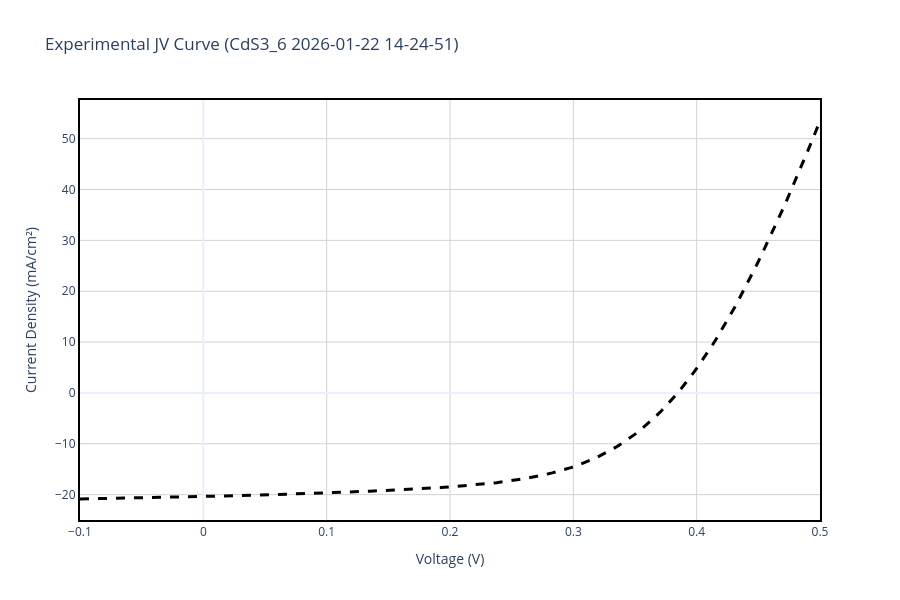

The cell this chart's notebook holds for it:
### Markdown cell above
## Section 2: Experimental Data Reading and Visualization

### Background: The J-V Curve
The current density-voltage (J-V) curve is a fundamental characterization of photovoltaic devices. It shows how the current output of a solar cell varies with applied voltage under steady illumination. Key parameters extracted from the J-V curve include:

- **$V_{oc}$ (Open Circuit Voltage)**: Maximum voltage output when no current flows  
- **$J_{sc}$ (Short Circuit Current Density)**: Maximum current when voltage is zero  
- **$FF$ (Fill Factor)**: Ratio of maximum power to the product of $V_{oc}$ and $J_{sc}$  
- **$\eta$ (Power Conversion Efficiency)**: Percentage of incident solar power converted to electrical power

In this section, we read experimental I-V data from the solar simulator measurements and prepare it for comparison with simulations.

### Code cell
# -------------------------------------------------------------
# PLOT 1: READ EXPERIMENTAL DATA & CONVERT TO JV CURVE
# -------------------------------------------------------------

# File paths (Adjust these to match your actual file names in the folder)
exp_file = "C:/Users/jp_ol/OneDrive/Ambiente de Trabalho/TESE/Data_Analysis/data/CdS3_1/CdS3_1_IV Graph.xlsx"
results_file = "C:/Users/jp_ol/OneDrive/Ambiente de Trabalho/TESE/Data_Analysis/data/CdS3_1/CdS3_1_Results Table.xlsx"

# The specific measurement you want to plot
col_name = "CdS3_6 2026-01-22 14-24-51"

# 1. READ RESULTS TABLE TO CALCULATE EXACT ACTIVE AREA
try:
    results_df = pd.read_excel(results_file, engine='openpyxl')
    
    print(f"📊 Available measurements in Results Table:")
    for i, meas in enumerate(results_df['Measurement'].values):
        print(f"   {i}: {meas}")
    
    # Locate the specific measurement in the Results Table
    target_row = results_df[results_df['Measurement'] == col_name]
    
    if not target_row.empty:
        isc_a = target_row['Isc A'].values[0]
        jsc_ma = target_row['Jsc mA/cm2'].values[0]
        
        # Calculate Active Area: (Isc / Jsc) * 1000
        calculated_area = (isc_a / jsc_ma) * 1000
        print(f"\n✅ Target measurement '{col_name}' found in Results Table.")
        print(f"📐 Dynamically calculated Active Area: {calculated_area:.4f} cm²")
    else:
        print(f"\n⚠️ Measurement '{col_name}' NOT FOUND in Results Table!")
        print(f"   Please update 'col_name' variable to match one of the measurements above.")
        print(f"   Using fallback area: {ACTIVE_AREA_CM2} cm²")
        calculated_area = ACTIVE_AREA_CM2
except Exception as e:
    print(f"❌ Error reading Results Table: {type(e).__name__}: {e}")
    print(f"   Using fallback area: {ACTIVE_AREA_CM2} cm²")
    calculated_area = ACTIVE_AREA_CM2

# 2. READ IV GRAPH & CONVERT TO JV CURVE
exp_df_raw = pd.read_excel(exp_file, header=None)
col_idx = None
for i in range(len(exp_df_raw.columns)):
    if col_name in str(exp_df_raw.iloc[0, i]):
        col_idx = i
        break

if col_idx is None:
    raise ValueError(f"Column '{col_name}' not found in {exp_file}")

# Skip the 1st row (which contains the string headers 'Vmeas' and 'Imeas')
# Row 0: measurement label, Row 1: column type labels, Row 2+: data
v_exp_raw = pd.to_numeric(exp_df_raw.iloc[2:, col_idx], errors='coerce')
i_exp_raw = pd.to_numeric(exp_df_raw.iloc[2:, col_idx + 1], errors='coerce')

# Remove NaN values
valid_mask = pd.notna(v_exp_raw) & pd.notna(i_exp_raw)
v_exp = v_exp_raw[valid_mask].values
i_exp = i_exp_raw[valid_mask].values

# Convert Current (A) to Current Density (mA/cm2) using the dynamically calculated area
j_exp = (i_exp * 1000) / calculated_area

# Invert current if necessary (to match SCAPS typical output or 1st quadrant representation)
if INVERT_EXP_CURRENT:
    j_exp = -j_exp

# Create a clean DataFrame
exp_data = pd.DataFrame({'v(V)': v_exp, 'jtot(mA/cm2)': j_exp}).dropna()

# Apply correction factor to experimental current density from EQE
exp_data['jtot(mA/cm2)'] = exp_data['jtot(mA/cm2)'] * 1.150988311

# 3. PLOT EXPERIMENTAL JV CURVE
fig1 = go.Figure()
fig1.add_trace(go.Scatter(
    x=exp_data['v(V)'], 
    y=exp_data['jtot(mA/cm2)'], 
    mode='lines', name='Experimental (Converted to J)', 
    line=dict(color='black', dash='dash', width=3)
))
fig1.update_xaxes(showline=True, linewidth=2, linecolor='black', mirror=True)
fig1.update_yaxes(showline=True, linewidth=2, linecolor='black', mirror=True)
fig1.update_layout(
    title=f"Experimental JV Curve ({col_name})",
    xaxis_title='Voltage (V)',
    yaxis_title='Current Density (mA/cm²)',
    template='plotly_white', width=900, height=600,
    plot_bgcolor='white',
    xaxis=dict(showgrid=True, gridwidth=1, gridcolor='lightgray'),
    yaxis=dict(showgrid=True, gridwidth=1, gridcolor='lightgray')
)
fig1.show()
fig1.write_image(os.path.join(plots_dir, 'Experimental_JV.png'), width=900, height=600)
print(f"✅ Saved Plot 1 to {plots_dir}/Experimental_JV.png")

### Figure 1 — Plotly figure (JSON) as saved in the notebook; plotly's stock layout.template omitted (floating-point values rounded to 4 significant figures; data arrays with more than 128 entries replaced by an {"elided": "..."} marker saying what was removed)
{"data": [{"line": {"color": "black", "dash": "dash", "width": 3}, "mode": "lines", "name": "Experimental (Converted to J)", "type": "scatter", "x": {"elided": "200 float values"}, "y": {"elided": "200 float values"}}], "layout": {"height": 600, "plot_bgcolor": "white", "title": {"text": "Experimental JV Curve (CdS3_6 2026-01-22 14-24-51)"}, "width": 900, "xaxis": {"gridcolor": "lightgray", "gridwidth": 1, "linecolor": "black", "linewidth": 2, "mirror": true, "showgrid": true, "showline": true, "title": {"text": "Voltage (V)"}}, "yaxis": {"gridcolor": "lightgray", "gridwidth": 1, "linecolor": "black", "linewidth": 2, "mirror": true, "showgrid": true, "showline": true, "title": {"text": "Current Density (mA/cm²)"}}}}
